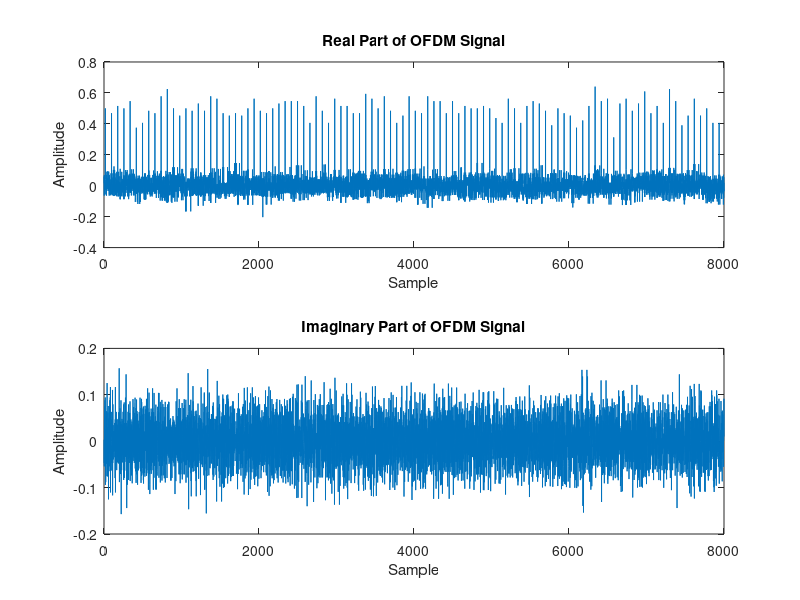

Here is the MATLAB script that generated this plot:
% Parameters
num_symbols = 100;      % Number of OFDM symbols
num_carriers = 64;      % Number of subcarriers
cp_length = 16;         % Length of cyclic prefix

% Generate random data for each symbol
data_symbols = randi([0, 1], num_symbols, num_carriers);

% IFFT to convert data to time domain
time_domain_symbols = ifft(data_symbols, [], 2);

% Add cyclic prefix
time_domain_symbols_cp = [time_domain_symbols(:, end - cp_length + 1:end), time_domain_symbols];

% Serialize symbols
ofdm_signal = reshape(time_domain_symbols_cp.', 1, []);

% Plot the generated OFDM signal
figure;
subplot(2, 1, 1);
plot(real(ofdm_signal));
title('Real Part of OFDM Signal');
xlabel('Sample');
ylabel('Amplitude');

subplot(2, 1, 2);
plot(imag(ofdm_signal));
title('Imaginary Part of OFDM Signal');
xlabel('Sample');
ylabel('Amplitude');

% Display some information
disp('OFDM Signal Generation Complete');
disp(['Number of OFDM Symbols: ', num2str(num_symbols)]);
disp(['Number of Subcarriers: ', num2str(num_carriers)]);
disp(['Cyclic Prefix Length: ', num2str(cp_length)]);
